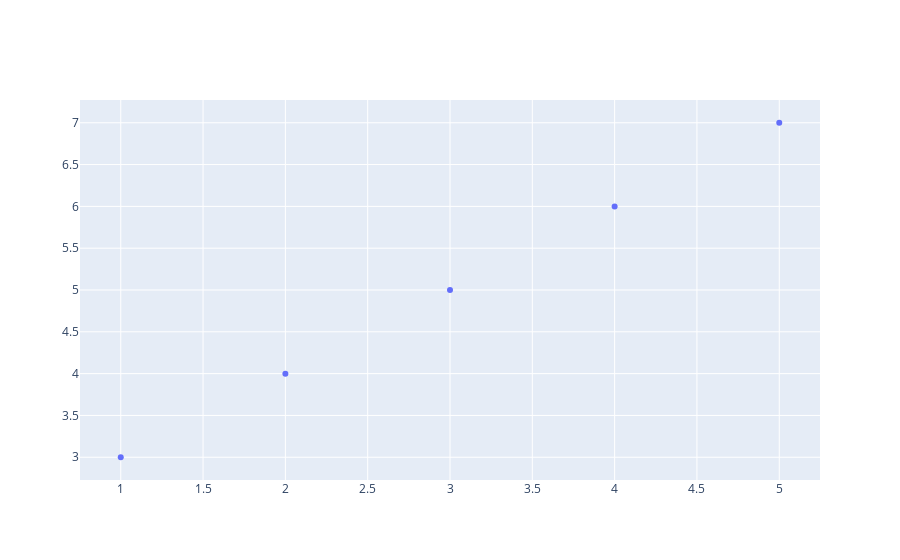

The notebook cell saved with this chart:
### Code cell
# !pip install plotly
#add_trace is method used to add one or more traces to a plot. Traces represent indiidual sets of data and other aspects of plot 
#that can be visualised on the same plot

fig = go.Figure()
fig.add_trace(go.Scatter(x = [1, 2, 3, 4, 5], y = [3, 4, 5, 6, 7], mode = "markers"))

### Figure 1 — Plotly figure (JSON) as saved in the notebook; plotly's stock layout.template omitted (floating-point values rounded to 4 significant figures)
{"data": [{"mode": "markers", "type": "scatter", "x": [1, 2, 3, 4, 5], "y": [3, 4, 5, 6, 7]}], "layout": {}}
